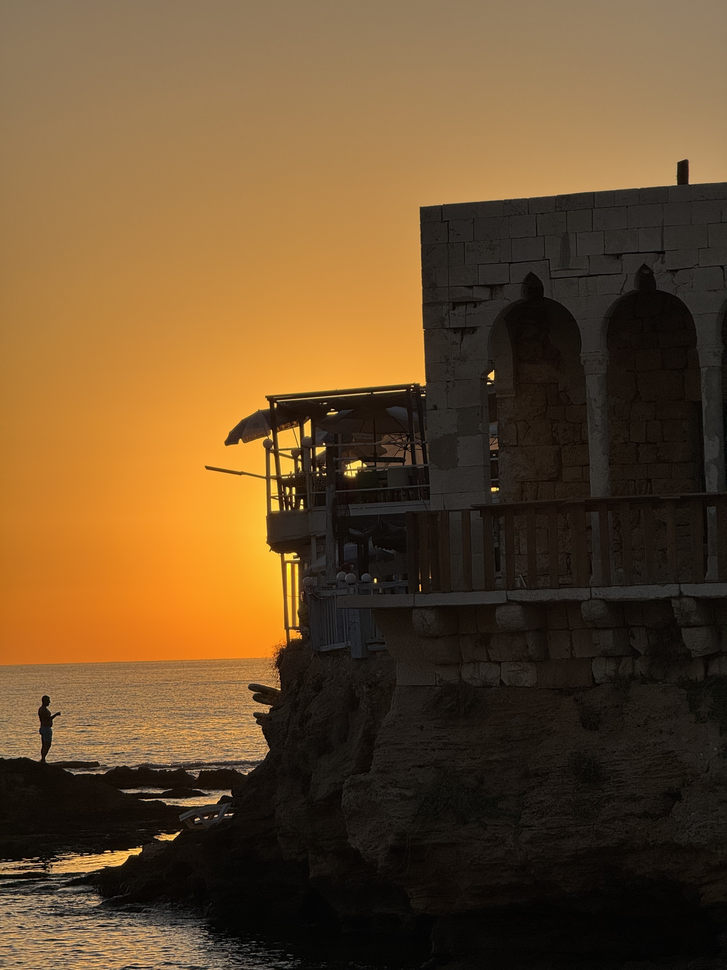
#> input picture files/input.png, 727 x 970 px, shrunk from 3024 x 4032 before the run
$ python main.py
#> lines starting #> are read from the running program, lines starting #| are printed output that depends on the picture; long printed decimals are rounded
import cv2
import numpy as np
import struct
import os

MIN_BLOCK_SIZE = 4
THRESHOLD = 10.0

def needed_bytes(x):
    if x == 0:
        return 1
    nbits = x.bit_length()
    nbytes = (nbits + 7) // 8
    return min(nbytes, 8)

def write_int(f, val, nbytes):
    f.write(val.to_bytes(nbytes, byteorder='little', signed=False))

def read_int(data, pos, nbytes):
    val = int.from_bytes(data[pos:pos+nbytes], byteorder='little', signed=False)
    return val, pos + nbytes


def compute_average_color_and_mse(image, x, y, block_size):
    h, w = image.shape[:2]
    x_end = min(x + block_size, h)
    y_end = min(y + block_size, w)

    block = image[x:x_end, y:y_end]

    avg_b = np.mean(block[:, :, 0])
    avg_g = np.mean(block[:, :, 1])
    avg_r = np.mean(block[:, :, 2])
    avg_color = (avg_b, avg_g, avg_r)

    diff = block.astype(np.float32) - np.array(avg_color, dtype=np.float32)
    mse = np.mean(diff ** 2)

    return avg_color, mse


def subdivide_block(image, x, y, block_size, threshold, blocks, min_block_size=MIN_BLOCK_SIZE):
    avg_color, mse = compute_average_color_and_mse(image, x, y, block_size)

    if mse > threshold and block_size > min_block_size:
        half = block_size // 2
        subdivide_block(image, x,     y,     half, threshold, blocks, min_block_size)
        subdivide_block(image, x,     y+half, half, threshold, blocks, min_block_size)
        subdivide_block(image, x+half, y,     half, threshold, blocks, min_block_size)
        subdivide_block(image, x+half, y+half, half, threshold, blocks, min_block_size)
    else:
        R = int(round(avg_color[2]))
        G = int(round(avg_color[1]))
        B = int(round(avg_color[0]))
        blocks.append((x, y, block_size, R, G, B))


def compress_image_to_chas(input_path, chas_path, threshold=THRESHOLD, min_block_size=MIN_BLOCK_SIZE):
#> called with input_path = 'files/input.png', chas_path = 'files/output.chas', threshold = 10, min_block_size = 4
    image = cv2.imread(input_path)
#> image is the input picture: shape (970, 727, 3); mean B, G, R 44.3, 76.6, 103.5
    if image is None:
        raise ValueError(f"Could not read input image: {input_path}")

    h, w = image.shape[:2]
#> h = 970; w = 727

    blocks = []
    for x in range(0, h, 16):
        for y in range(0, w, 16):
            block_size = min(16, min(h - x, w - y))
            subdivide_block(image, x, y, block_size, threshold, blocks, min_block_size)
#> this loop made 61 passes

    blocks.sort(key=lambda b: (b[0], b[1]))

    if not blocks:
        raise ValueError("No blocks found (image might be empty).")

    encoded_blocks = []
    prev_size, prev_r, prev_g, prev_b = blocks[0][2], blocks[0][3], blocks[0][4], blocks[0][5]
    run_positions = [(blocks[0][0], blocks[0][1])]

    for i in range(1, len(blocks)):
        x, y, size, r, g, b = blocks[i]
        if (size == prev_size) and (r == prev_r) and (g == prev_g) and (b == prev_b):
            run_positions.append((x, y))
        else:
            encoded_blocks.append((prev_size, prev_r, prev_g, prev_b, run_positions))
            prev_size, prev_r, prev_g, prev_b = size, r, g, b
            run_positions = [(x, y)]
    encoded_blocks.append((prev_size, prev_r, prev_g, prev_b, run_positions))

    number_of_runs = len(encoded_blocks)

    max_w = w
    max_h = h
    max_num_runs = number_of_runs

    max_size = 0
    max_r = 0
    max_g = 0
    max_b = 0
    max_run_length = 0
    max_x = 0
    max_y = 0

    for (size, R, G, B, positions) in encoded_blocks:
        if size > max_size: max_size = size
        if R > max_r:       max_r = R
        if G > max_g:       max_g = G
        if B > max_b:       max_b = B
        run_len = len(positions)
        if run_len > max_run_length:
            max_run_length = run_len
        for (xx, yy) in positions:
            if xx > max_x: max_x = xx
            if yy > max_y: max_y = yy

    w_nbytes       = needed_bytes(max_w)
    h_nbytes       = needed_bytes(max_h)
    num_runs_nbytes= needed_bytes(max_num_runs)
    size_nbytes    = needed_bytes(max_size)
    r_nbytes       = needed_bytes(max_r)
    g_nbytes       = needed_bytes(max_g)
    b_nbytes       = needed_bytes(max_b)
    runlen_nbytes = needed_bytes(max_run_length)
    x_nbytes       = needed_bytes(max_x)
    y_nbytes       = needed_bytes(max_y)

    with open(chas_path, "wb") as f:
        f.write(struct.pack("10B",
                            w_nbytes,
                            h_nbytes,
                            num_runs_nbytes,
                            size_nbytes,
                            r_nbytes,
                            g_nbytes,
                            b_nbytes,
                            runlen_nbytes,
                            x_nbytes,
                            y_nbytes))

        write_int(f, w, w_nbytes)
        write_int(f, h, h_nbytes)

        write_int(f, number_of_runs, num_runs_nbytes)

        for (size, R, G, B, positions) in encoded_blocks:
            write_int(f, size, size_nbytes)
            write_int(f, R,    r_nbytes)
            write_int(f, G,    g_nbytes)
            write_int(f, B,    b_nbytes)
            run_length = len(positions)
            write_int(f, run_length, runlen_nbytes)

            for (xx, yy) in positions:
                write_int(f, xx, x_nbytes)
                write_int(f, yy, y_nbytes)


def decompress_chas_to_image(chas_path, output_path):
#> called with chas_path = 'files/output.chas', output_path = 'files/output.png'
    with open(chas_path, "rb") as f:
        data = f.read()

    pos = 0

    (
        w_nbytes,
        h_nbytes,
        num_runs_nbytes,
        size_nbytes,
        r_nbytes,
        g_nbytes,
        b_nbytes,
        runlen_nbytes,
        x_nbytes,
        y_nbytes
    ) = struct.unpack_from("10B", data, pos)
    pos += 10

    w, pos = read_int(data, pos, w_nbytes)
    h, pos = read_int(data, pos, h_nbytes)

    num_runs, pos = read_int(data, pos, num_runs_nbytes)

    reconstructed = np.zeros((h, w, 3), dtype=np.uint8)

    for _ in range(num_runs):
        size, pos = read_int(data, pos, size_nbytes)
        R,    pos = read_int(data, pos, r_nbytes)
        G,    pos = read_int(data, pos, g_nbytes)
        B,    pos = read_int(data, pos, b_nbytes)
        run_length, pos = read_int(data, pos, runlen_nbytes)

        positions = []
        for __ in range(run_length):
            xx, pos = read_int(data, pos, x_nbytes)
            yy, pos = read_int(data, pos, y_nbytes)
            positions.append((xx, yy))

        for (xx, yy) in positions:
            x_end = min(xx + size, h)
            y_end = min(yy + size, w)
            reconstructed[xx:x_end, yy:y_end] = (B, G, R)

    cv2.imwrite(output_path, reconstructed)
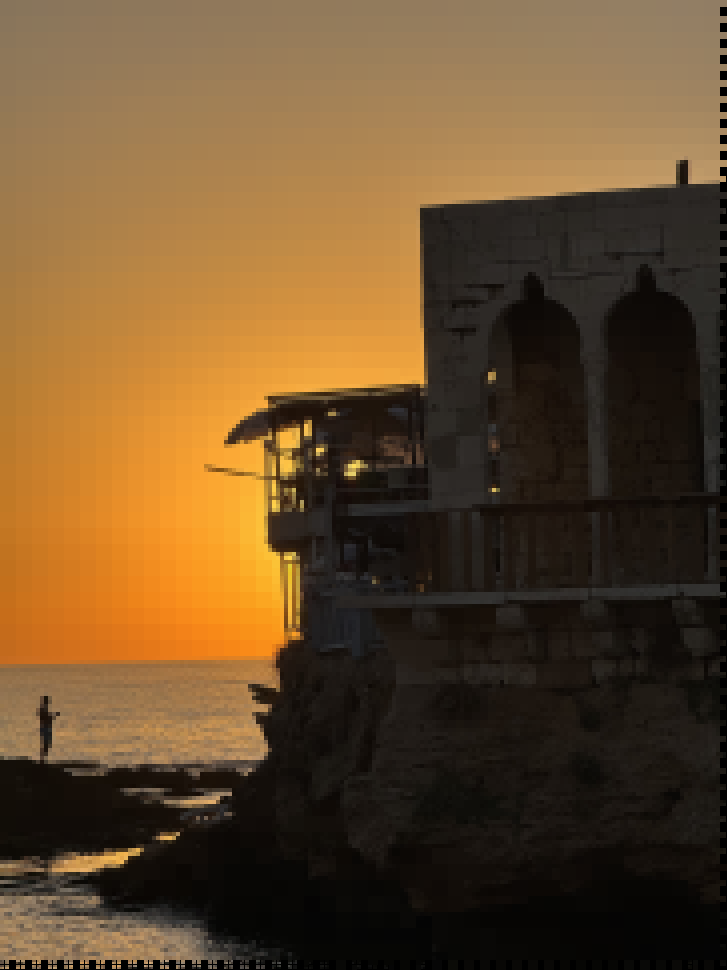
#> saved as output.png: shape (970, 727, 3); mean B, G, R 43.9, 76, 102.9

input_file = "files/input.png"
input_raw_file = "files/input.raw"
compressed_file = "files/output.chas"
output_file = "files/output.png"


compress_image_to_chas(input_file, compressed_file)
decompress_chas_to_image(compressed_file, output_file)
original_image = cv2.imread(input_file)

final_image = cv2.imread(output_file)

psnr = cv2.PSNR(original_image, final_image)
print(f"PSNR: {psnr:.3f}dB")
#| PSNR: 26.505dB

compressed_size = os.path.getsize(compressed_file)
compression_ratio = original_image.nbytes / compressed_size
print(f"Compression ratio: {compression_ratio:.3f}")
#| Compression ratio: 12.345

q = 0.8
s = (2 * q * psnr * (1 - q) * compression_ratio) / (q * psnr + (1 - q) * compression_ratio)
print("Harmonic Mean: ", s)
#| Harmonic Mean:  4.423
print("\n\n")

with open("files/input.raw", "wb") as file:
    file.write(original_image.tobytes())
